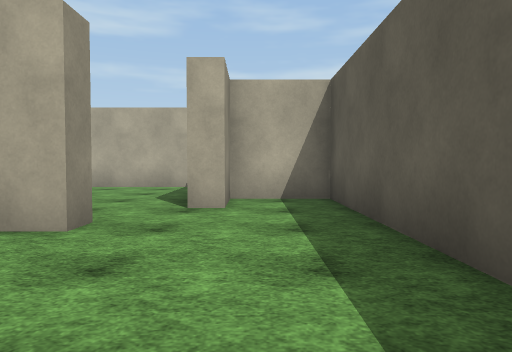
[1] (above)

24 first-person views from a walk through a 3-D level made in the Unity game engine. The camera is 1.2 m above the floor, tilts 2° down and sees 70° across. The floor is counted in squares, 2 m on a side. Each view is taken from the middle of a square. On the plan, view 1 faces up. The plan holds only what a view shows up to about 10 squares ahead; the rest is blank. The place goes on beyond the plan. The player is left out. Surface patterns are stand-ins for the level's own textures.

[2]
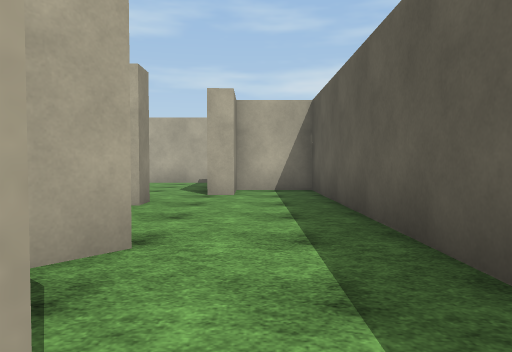

[3]
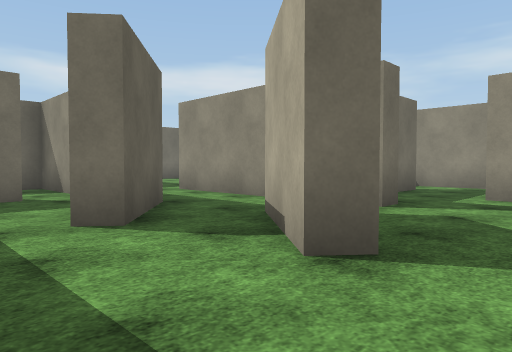

[4]
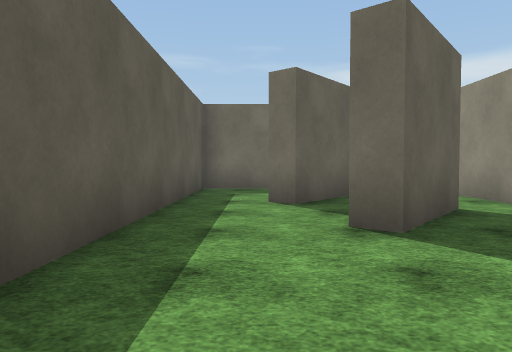

[5]
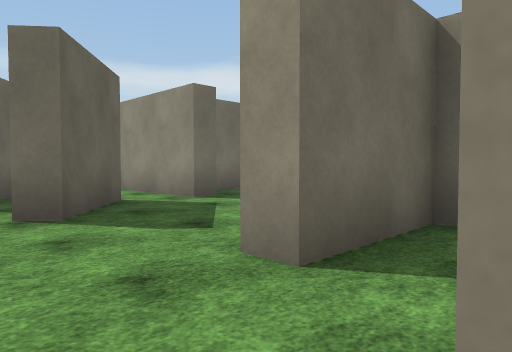

[6]
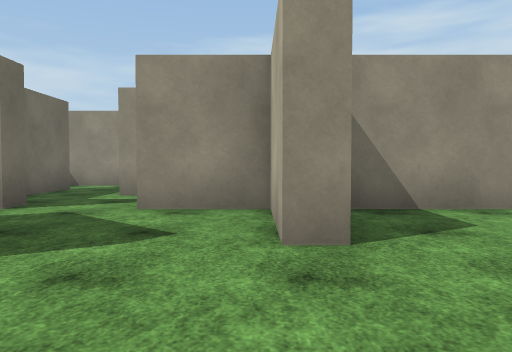

[7]
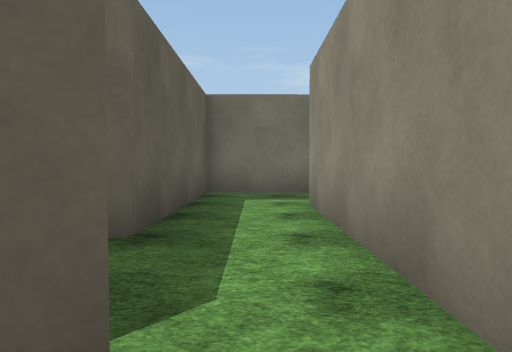

[8]
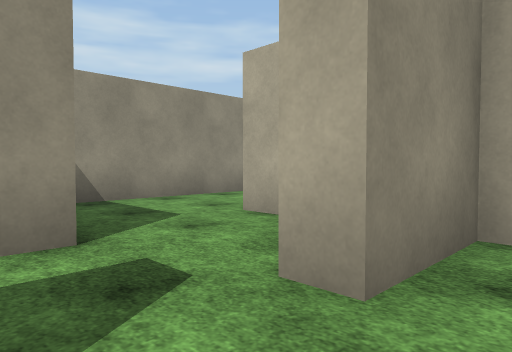

[9]
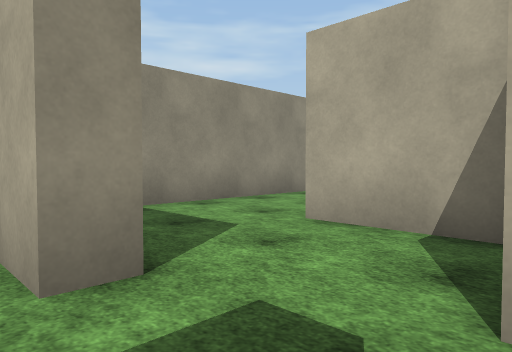

[10]
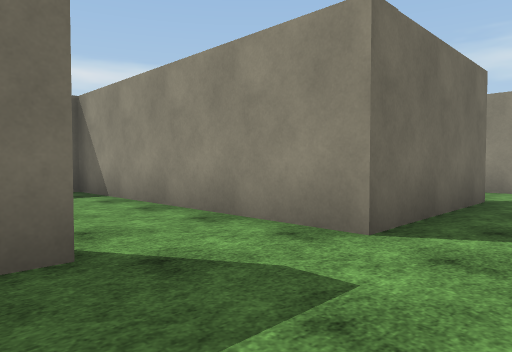

[11]
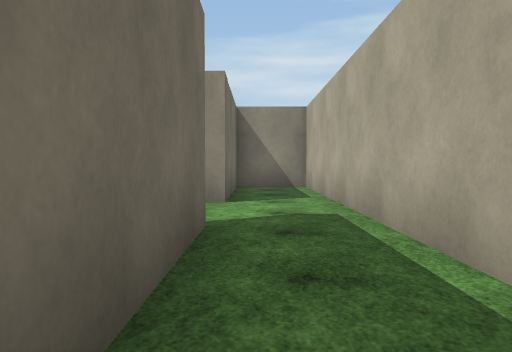

[12]
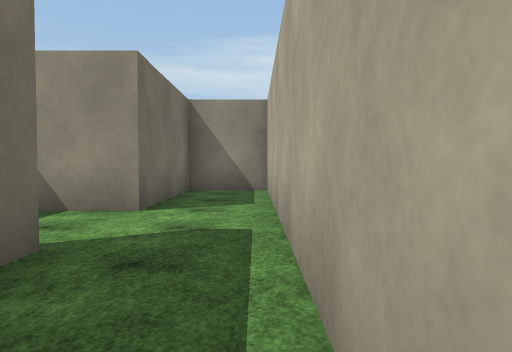

[13]
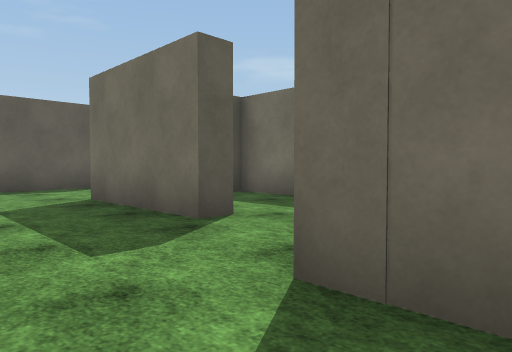

[14]
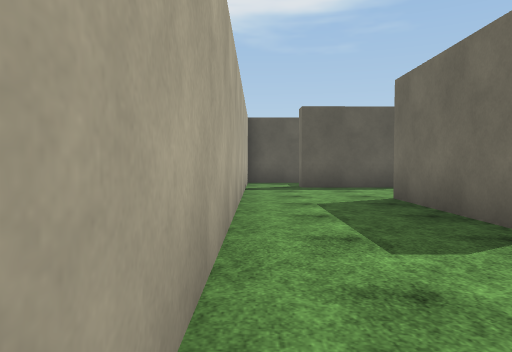

[15]
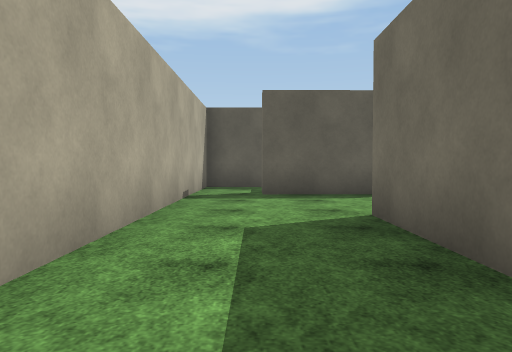

[16]
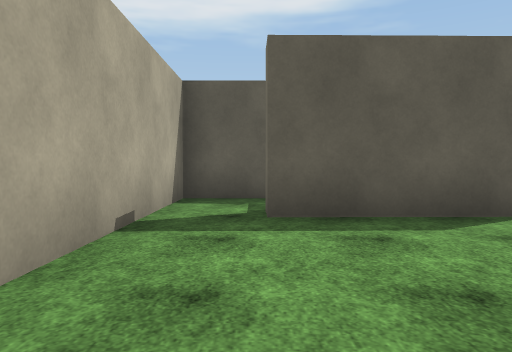

[17]
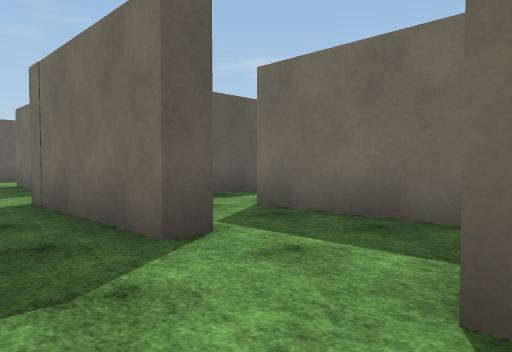

[18]
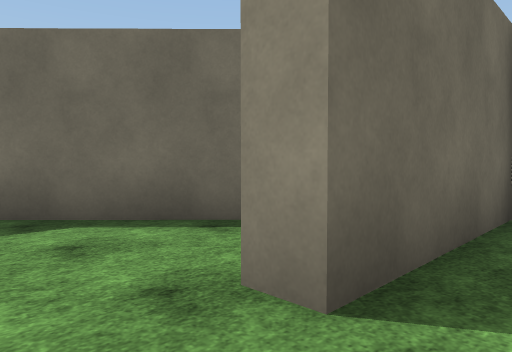

[19]
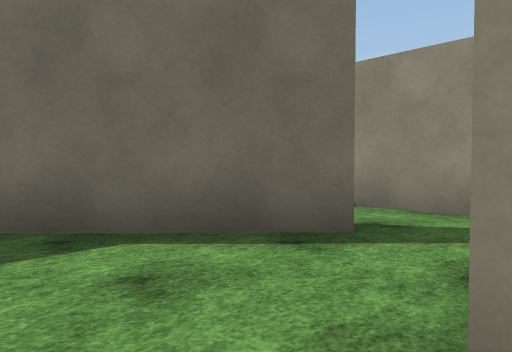

[20]
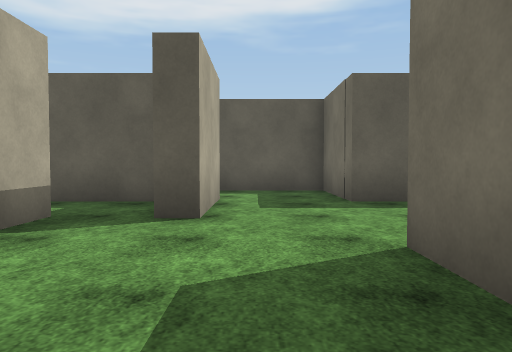

[21]
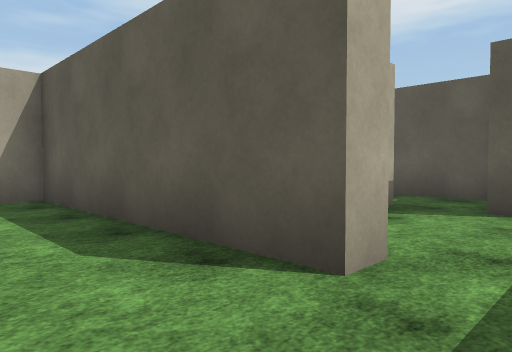

[22]
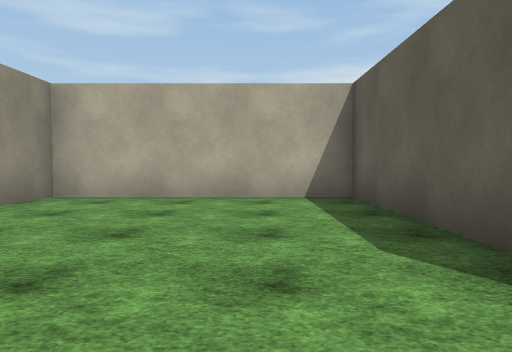

[23]
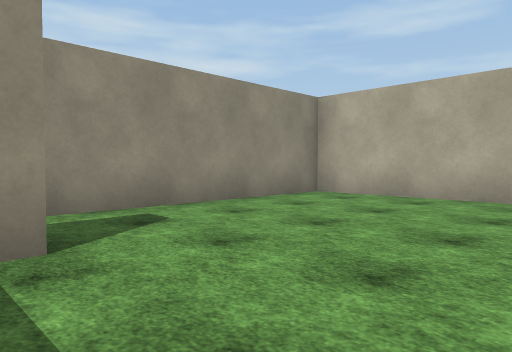

[24]
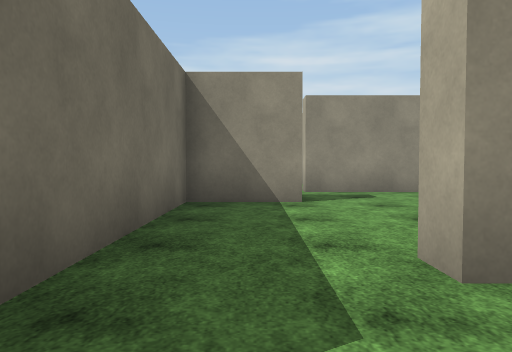

### Floor plan
Ten units are one square. View 1 is at (0, 0); x grows to the right and y downward. Boxes are objects, and circles mark ways between rooms. Rooms are numbered by the first view taken in them; rooms with no view inside come last. Other rooms are left out.
<svg viewBox="-186 -97 204 177">
<path fill="none" stroke="#000" d="M-27 9 -13 -9 -9 -6 -23 12M-44 3 -38 3 -38 54M-17 -37 -17 -32 -38 -32 -38 -14 -44 -14M-5 47 13 47 13 -62 -4 -62 -4 -49 -9 -49M-43 75 -20 75 -20 30 -6 14 -2 17M-68 -67 -38 -67M-38 -64 -38 -37 -17 -37M-125 -70 -125 -75 -88 -75 -88 -65M-9 -49 -10 -79 -5 -79M13 -78 13 -92 -181 -92 -181 -75 -146 -75 -146 -66M-112 -52 -112 -46M-126 52 -126 71 -74 71M-88 50 -93 50 -93 -5 -146 -5 -146 50M-59 37 -68 37M-60 54 -60 49M-68 -61 -68 -67M-58 -37 -42 -37M-88 -65 -88 -36M-93 -32 -93 -45M-129 -34 -106 -12M-58 -10 -58 -5 -66 -5M-45 -32 -65 -32M-75 13 -50 13M-88 -36 -88 -9M-146 -66 -146 -52 -112 -52M-88 1 -88 20M-43 45 -43 28"/>
<circle cx="-40" cy="-5" r="3" fill="#2a7"/>
<circle cx="-75" cy="-70" r="3" fill="#2a7"/>
<circle cx="-135" cy="-70" r="3" fill="#2a7"/>
<circle cx="-105" cy="-50" r="3" fill="#2a7"/>
<circle cx="-120" cy="-60" r="3" fill="#2a7"/>
<circle cx="-60" cy="40" r="3" fill="#2a7"/>
<circle cx="-75" cy="-40" r="3" fill="#2a7"/>
<circle cx="-60" cy="-25" r="3" fill="#2a7"/>
<circle cx="-65" cy="0" r="3" fill="#2a7"/>
<text x="-10" y="0">1</text>
<text x="-80" y="-80">2</text>
<text x="-110" y="-60">3</text>
<text x="-110" y="30">4</text>
<text x="-70" y="-50">5</text>
<text x="-110" y="-30">6</text>
<text x="-60" y="-20">7</text>
<text x="-80" y="-30">8</text>
<text x="-130" y="-60">9</text>
<text x="-80" y="0">10</text>
<text x="-50" y="40">11</text>
</svg>
Room 1 opens to room 7. Room 2 opens to room 5. Room 2 opens to room 9. Room 3 opens to room 6. Room 3 opens to room 9. Room 4 opens to room 11. Room 5 opens to room 8. Room 7 opens to room 8. Room 7 opens to room 10.

Where each view was taken, in squares from view 1:
view 1: 0 up, 0 right, facing up
view 2: 2 down, 0 right, facing up
view 3: 2 up, 1 right, facing down-left
view 4: 4 up, 0 right, facing down
view 5: 5 up, 0 right, facing down-left
view 6: 3 up, 1 right, facing left
view 7: 0 up, 3 left, facing down
view 8: 0 up, 3 left, facing up-left
view 9: 0 up, 4 left, facing up-left
view 10: 9 up, 6 left, facing down-left
view 11: 8 up, 9 left, facing left
view 12: 9 up, 10 left, facing left
view 13: 9 up, 10 left, facing down-right
view 14: 9 up, 10 left, facing right
view 15: 8 up, 8 left, facing right
view 16: 8 up, 5 left, facing right
view 17: 9 up, 15 left, facing down-right
view 18: 6 up, 10 left, facing down-left
view 19: 5 up, 10 left, facing down-left
view 20: 6 down, 10 left, facing right
view 21: 6 down, 11 left, facing up-right
view 22: 6 down, 11 left, facing up
view 23: 6 down, 10 left, facing up-left
view 24: 6 down, 7 left, facing left
